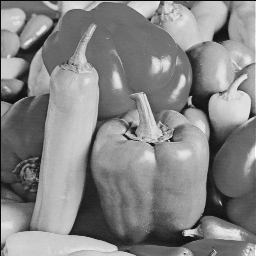
%> input picture 图像细线填充/Peppers_clear.png, 256 x 256 px
$ octave restoration1.m   (GNU Octave 9; MATLAB toolbox functions it lacks are replaced by stand-ins)
%> lines starting %> are read from the running program, lines starting %| are printed output that depends on the picture; in (x1, y1, x2, y2) boxes, pixels count from 0 and x2, y2 are one past the last pixel; in counts of white or black regions, pixels touching at a corner belong together; the program's own positions count from 1; long printed decimals are rounded
% task 1
clear;close all;
% 读取图像
org_img = imread('Peppers_clear.png');              % 原图
%> org_img is the input picture: size 256x256 uint8; min 10, max 255, mean 133.1
img = imread('Peppers_thin_scratch.png'); % 细线涂画
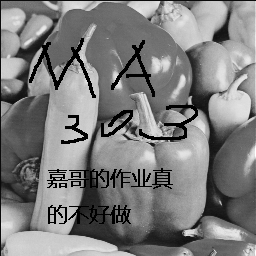
%> input picture 图像细线填充/Peppers_thin_scratch.png, 256 x 256 px
%> img is the input picture: size 256x256 uint8; min 0, max 255, mean 125.5

% 获取图像大小
[h, w, c] = size(img);
%> h = 256; w = 256; c = 1

% 定义填充边界条件为'replicate'
org_img = padarray(org_img, [3 3], 'replicate');
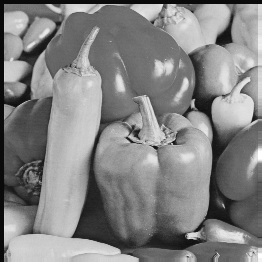
%> org_img: size 262x262 uint8; min 10, max 255, mean 131
img = padarray(img, [3 3], 'replicate');
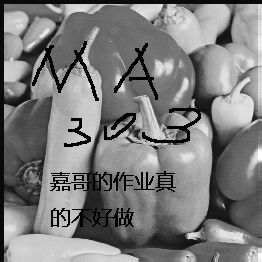
%> img: size 262x262 uint8; min 0, max 255, mean 123.7

% 定义核大小
kernelSize = [9 9];

% 定义迭代次数
iterNum = 5;

% 初始化恢复后的图像
recovered = img;

% 获取涂画区域
ind = (recovered==0) | (recovered==255);
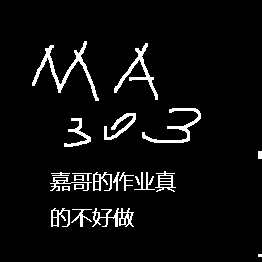
%> ind: size 262x262 logical; 5.3% white; 22 white regions (1 under 20 px), largest, box (x1, y1, x2, y2) and area: (32, 41, 99, 101) 679, (114, 43, 158, 100) 457, (142, 108, 201, 143) 442
s = sum(ind(:))/numel(ind);
%> s = 0.0528

% 进行迭代均值滤波
for i = 1:iterNum
    % 均值滤波
    recovered = medfilt2(recovered, kernelSize);
end
%> this loop made 5 passes
%> pass 1, `recovered = medfilt2(recovered, kernelSize);`:
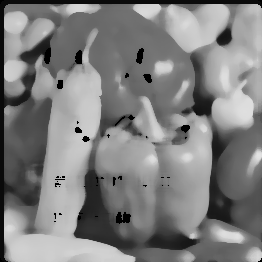
%> recovered: size 262x262 uint8; min 0, max 227, mean 127.1
%> pass 2, `recovered = medfilt2(recovered, kernelSize);`:
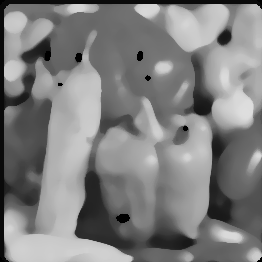
%> recovered: size 262x262 uint8; min 0, max 222, mean 127.4
%> after the loop:
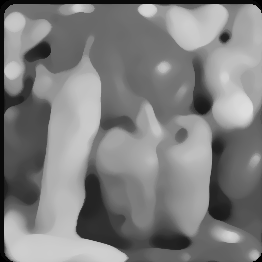
%> recovered: size 262x262 uint8; min 0, max 221, mean 126.7

% 只对涂画区域做恢复处理
recovered(~ind) = img(~ind);

% 显示结果
subplot(1,2,1);
imshow(img);
title('原图像');

subplot(1,2,2);
imshow(recovered);
title('恢复后的图像');

% 计算PSNR
psnr_blur = psnr(img, org_img);
%> psnr_blur = 17.62
fprintf('PSNR value of blurry image: %f\n', psnr_blur);
%| PSNR value of blurry image: 17.624
psnr_val = psnr(org_img, recovered);
%> psnr_val = 30.78
fprintf('PSNR between the original image and the recovered image: %.2f\n', psnr_val);
%| PSNR between the original image and the recovered image: 30.78
